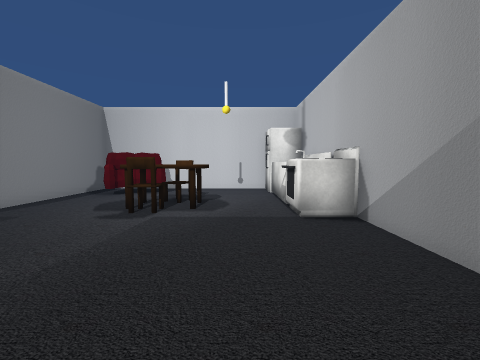
View 1 (above)

16 first-person views from a walk through a scene from a Unity 3-D project. The camera is 1.2 m above the floor, tilts 4° down and sees 90° across. The floor is counted in squares, 1 m on a side. Each view is taken from the middle of a square. On the plan, view 1 faces up. The plan holds only what a view shows up to about 12 squares ahead; the rest is blank. The place goes on beyond the plan. The player character is not drawn. Some surface patterns are stand-ins.

View 2
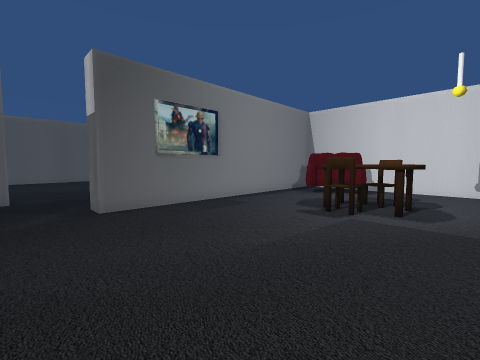

View 3
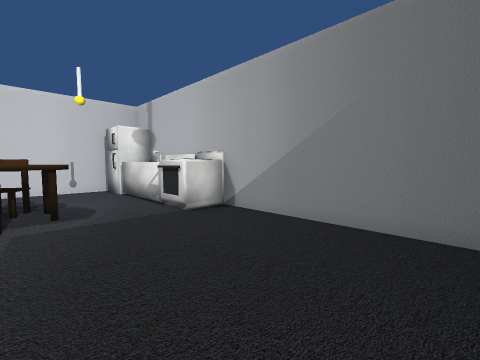

View 4
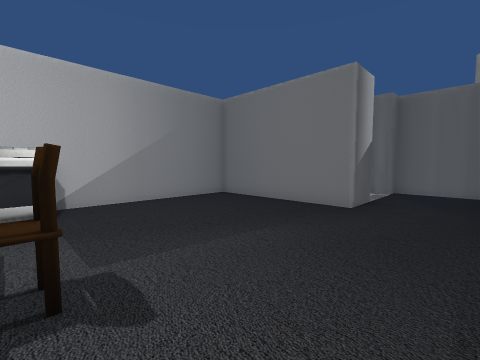

View 5
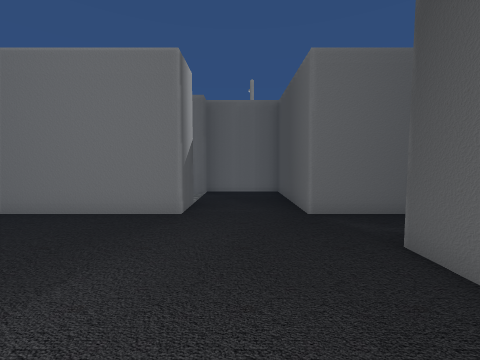

View 6
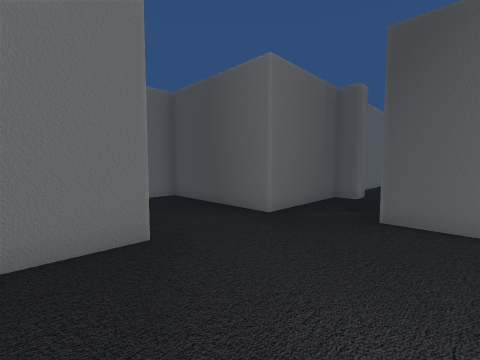

View 7
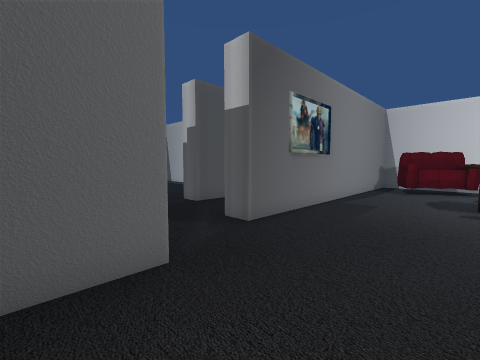

View 8
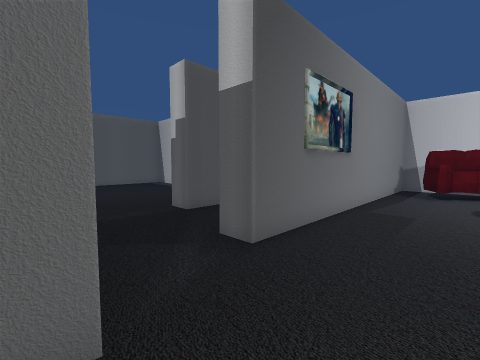

View 9
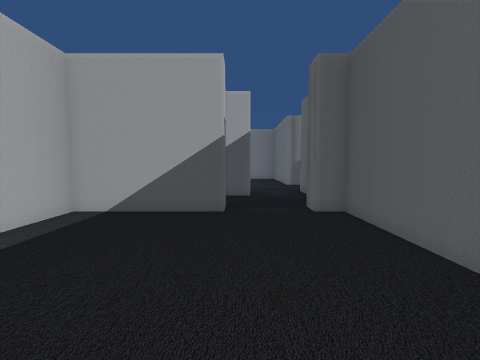

View 10
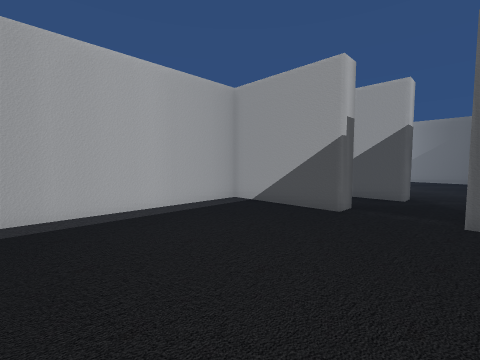

View 11
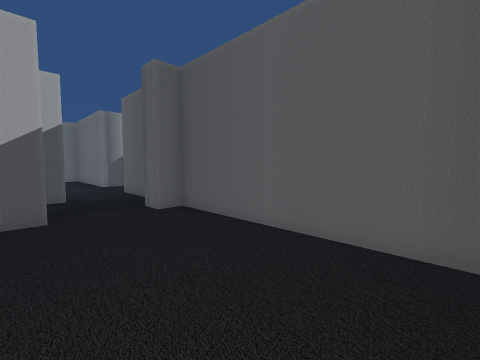

View 12
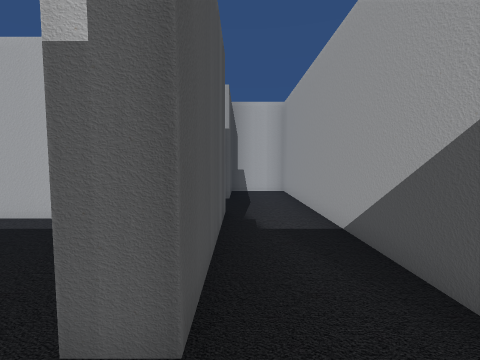

View 13
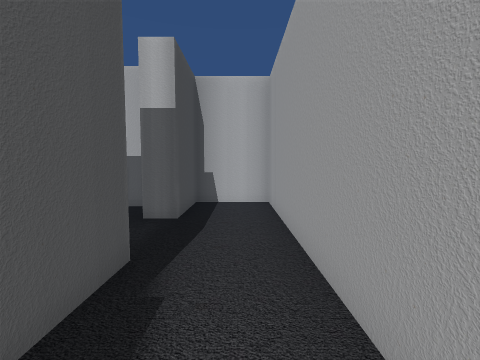

View 14
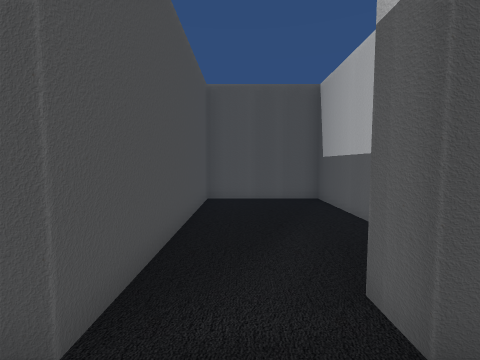

View 15
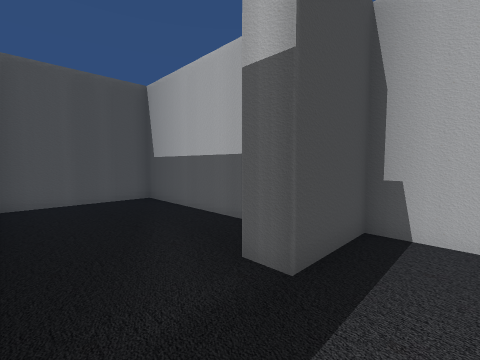

View 16
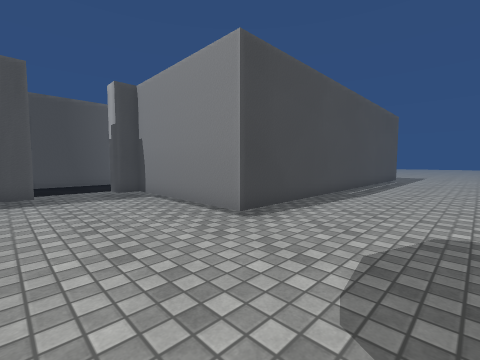

### Floor plan
Ten units are one square. View 1 is at (0, 0); x grows to the right and y downward. Boxes are objects, and circles mark ways between rooms. Rooms are numbered by the first view taken in them; rooms with no view inside come last. Other rooms are left out.
<svg viewBox="-166 -119 241 175">
<path fill="none" stroke="#000" d="M-26 21 -26 6 26 6 26 -100M-75 6 -56 6 -56 51 -26 51M14 -114 -64 -114 -64 -16 -71 -16M-94 -24 -101 -24 -101 -61 -161 -61M-161 6 -101 6 -101 -1 -94 -1M-94 6 -84 6M-106 -107 -161 -107 -161 -69 -94 -69 -94 -24M-71 -16 -71 -114 -94 -114 -94 -91 -101 -91M-94 -1 -94 6M-84 6 -75 6M34 -85 34 14 -19 14 -19 21 -26 21M-26 44 -19 44 -19 51"/>
<rect x="-55" y="-105" width="30" height="20" fill="#bbb"><title>sofa</title></rect>
<rect x="-35" y="-65" width="20" height="10" fill="#bbb"><title>chair</title></rect>
<rect x="-35" y="-75" width="10" height="10" fill="#bbb"><title>table</title></rect>
<rect x="-25" y="-85" width="10" height="20" fill="#bbb"><title>chair</title></rect>
<rect x="-15" y="-75" width="10" height="20" fill="#bbb"><title>table</title></rect>
<rect x="5" y="-75" width="20" height="30" fill="#bbb"><title>stove</title></rect>
<rect x="5" y="-95" width="20" height="30" fill="#bbb"><title>sink</title></rect>
<rect x="5" y="-105" width="10" height="10" fill="#bbb"><title>fridge</title></rect>
<circle cx="-65" cy="-5" r="3" fill="#2a7"/>
<circle cx="-20" cy="35" r="3" fill="#2a7"/>
<circle cx="-95" cy="-15" r="3" fill="#2a7"/>
<text x="-20" y="-40">1</text>
<text x="-130" y="-20">2</text>
<text x="-110" y="-80">3</text>
<text x="70" y="-20">4</text>
</svg>
Room 1 opens to room 3. Room 1 opens to room 4. Room 2 opens to room 3.

Where each view was taken, in squares from view 1:
view 1: 0 up, 0 right, facing up
view 2: 0 up, 0 right, facing up-left
view 3: 0 up, 2 left, facing up-right
view 4: 6 up, 5 left, facing down-right
view 5: 5 up, 4 left, facing down
view 6: 3 up, 1 left, facing down-left
view 7: 2 down, 3 left, facing up-left
view 8: 1 down, 4 left, facing up-left
view 9: 2 up, 16 left, facing right
view 10: 0 up, 16 left, facing up-right
view 11: 3 up, 16 left, facing down-right
view 12: 1 up, 9 left, facing up
view 13: 4 up, 8 left, facing up
view 14: 8 up, 8 left, facing left
view 15: 7 up, 8 left, facing up-left
view 16: 5 down, 7 right, facing up-left
